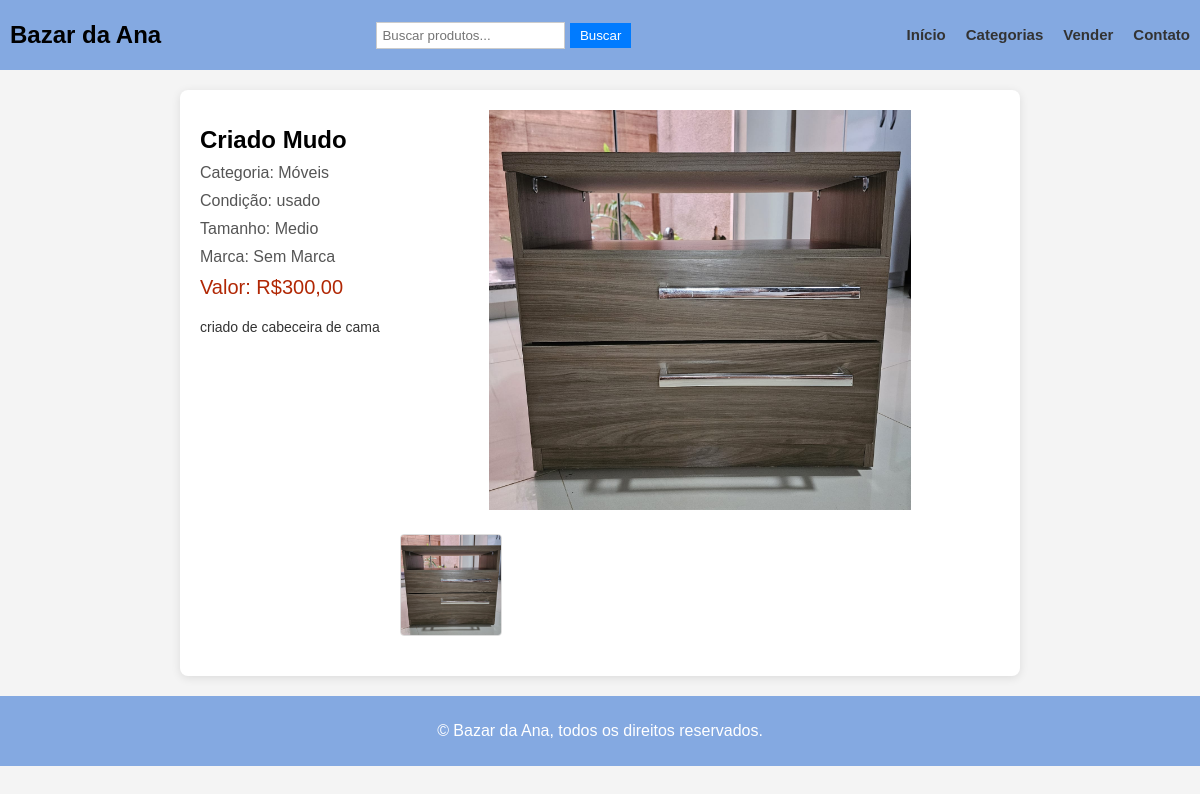
/detail/2/, run on an earlier commit of the app's database.
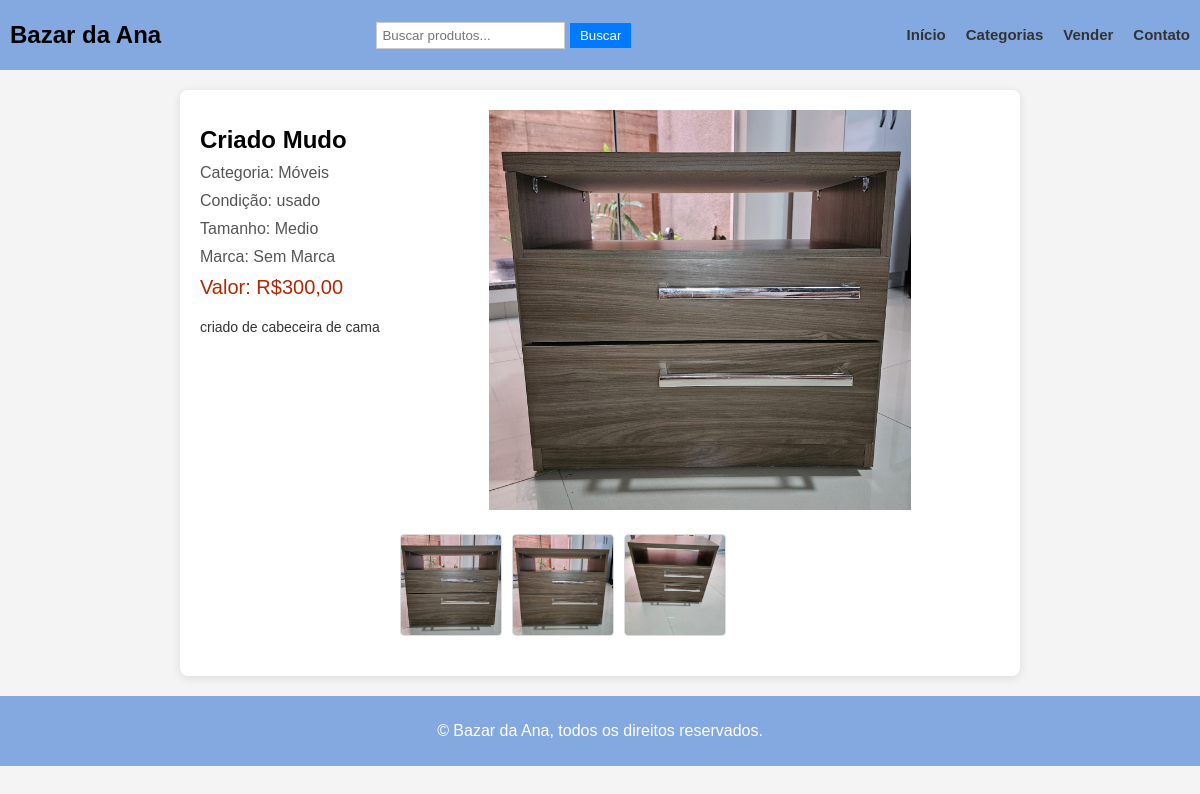
And on a later commit of the database.
### app_main/models.py (models this page shows, shortened)
class Photo(models.Model):
    product = models.ForeignKey(Product, on_delete=models.CASCADE, verbose_name='Produto', related_name='foto')
    cover = models.BooleanField(default=False, verbose_name='Capa')
    sold = models.BooleanField(default=False, verbose_name='Vendido')
    photo = models.ImageField(upload_to='products/', verbose_name='Foto')
    class Meta:
        ordering=['product']
        verbose_name='Imagem'
        verbose_name_plural = 'Imagens'

### app_main/views.py (the view)
# urls.py: path('detail/<int:pk>/', views.ProductDetailView.as_view(), name='detail'),
class ProductDetailView(DetailView):
    template_name = 'detail.html'
    model = Product
    context_object_name = 'product'
    queryset = Product.objects.prefetch_related(Prefetch('foto', queryset=Photo.objects.all())).filter(sold=False)

### app_main/models.py (called while the page is built)
    def __str__(self):
        return self.name

### app_main/templates/detail.html (shortened to what this page needs)
{% extends "base.html" %}
{% load static %}
{% block content %}
<link rel="stylesheet" href="{% static 'css/styles_details.css' %}">
<body>
<div class="product-container">
    <div>
        <h1 class="product-name">{{ product.name }}</h1>
        <div class="product-category">Categoria: {{ product.categorie }}</div>
        <div class="product-category">Condição: {{ product.condition }}</div>
        <div class="product-category">Tamanho: {{ product.size}}</div>
        <div class="product-category">Marca: {{ product.brand}}</div>
        <div class="product-price">Valor: R${{ product.price }}</div>
        <div class="product-description">{{ product.description }}</div>
    </div>
    <div class="image-gallery">
        {% for ph in product.foto.all %}
            {% if ph.cover %}
                <img id="main-image" src="{{ ph.photo.url }}" alt="{{ product.name }}" class="main-image" onclick="enlargeImage(this)">
            {% endif %}
        {% endfor %}
        <div class="thumbnail-container">
            {% for photo in product.foto.all %}
                <img src="{{ photo.photo.url }}" alt="{{ product.name }}" class="thumbnail" onclick="changeImage('{{ photo.url }}')">
            {% endfor %}
        </div>
    </div>
</div>
</body>
{% endblock %}

What changed in the data, as far as the page shows it:
added Photo: photo (picture)
added Photo: photo (picture)
